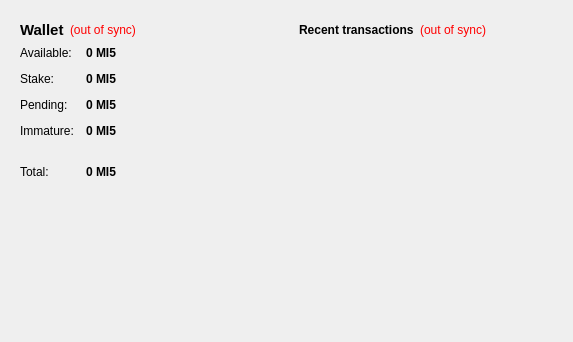
<?xml version="1.0" encoding="UTF-8"?>
<ui version="4.0">
 <class>OverviewPage</class>
 <widget class="QWidget" name="OverviewPage">
  <property name="geometry">
   <rect>
    <x>0</x>
    <y>0</y>
    <width>573</width>
    <height>342</height>
   </rect>
  </property>
  <property name="windowTitle">
   <string>Form</string>
  </property>
  <layout class="QHBoxLayout" name="horizontalLayout" stretch="1,1">
   <item>
    <layout class="QVBoxLayout" name="verticalLayout_2">
     <item>
      <widget class="QFrame" name="frame">
       <property name="styleSheet">
        <string notr="true">border: 0;
</string>
       </property>
       <property name="frameShape">
        <enum>QFrame::StyledPanel</enum>
       </property>
       <property name="frameShadow">
        <enum>QFrame::Raised</enum>
       </property>
       <layout class="QVBoxLayout" name="verticalLayout_4">
        <item>
         <layout class="QHBoxLayout" name="horizontalLayout_4">
          <item>
           <widget class="QLabel" name="label_5">
            <property name="font">
             <font>
              <pointsize>11</pointsize>
              <weight>75</weight>
              <bold>true</bold>
             </font>
            </property>
            <property name="text">
             <string>Wallet</string>
            </property>
           </widget>
          </item>
          <item>
           <widget class="QLabel" name="labelWalletStatus">
            <property name="toolTip">
             <string>The displayed information may be out of date. Your wallet automatically synchronizes with the MI5Coin network after a connection is established, but this process has not completed yet.</string>
            </property>
            <property name="styleSheet">
             <string notr="true">QLabel { color: red; }</string>
            </property>
            <property name="text">
             <string notr="true">(out of sync)</string>
            </property>
            <property name="alignment">
             <set>Qt::AlignLeading|Qt::AlignLeft|Qt::AlignVCenter</set>
            </property>
           </widget>
          </item>
          <item>
           <spacer name="horizontalSpacer_2">
            <property name="orientation">
             <enum>Qt::Horizontal</enum>
            </property>
            <property name="sizeHint" stdset="0">
             <size>
              <width>40</width>
              <height>20</height>
             </size>
            </property>
           </spacer>
          </item>
         </layout>
        </item>
        <item>
         <layout class="QFormLayout" name="formLayout_2">
          <property name="fieldGrowthPolicy">
           <enum>QFormLayout::AllNonFixedFieldsGrow</enum>
          </property>
          <property name="horizontalSpacing">
           <number>12</number>
          </property>
          <property name="verticalSpacing">
           <number>12</number>
          </property>
          <item row="0" column="0">
           <widget class="QLabel" name="label">
            <property name="text">
             <string>Available:</string>
            </property>
           </widget>
          </item>
          <item row="0" column="1">
           <widget class="QLabel" name="labelBalance">
            <property name="font">
             <font>
              <weight>75</weight>
              <bold>true</bold>
             </font>
            </property>
            <property name="cursor">
             <cursorShape>IBeamCursor</cursorShape>
            </property>
            <property name="toolTip">
             <string>Your current spendable balance</string>
            </property>
            <property name="text">
             <string notr="true">0 MI5</string>
            </property>
            <property name="textInteractionFlags">
             <set>Qt::LinksAccessibleByMouse|Qt::TextSelectableByKeyboard|Qt::TextSelectableByMouse</set>
            </property>
           </widget>
          </item>
          <item row="1" column="0">
           <widget class="QLabel" name="label_6">
            <property name="text">
             <string>Stake:</string>
            </property>
           </widget>
          </item>
          <item row="1" column="1">
           <widget class="QLabel" name="labelStake">
            <property name="font">
             <font>
              <weight>75</weight>
              <bold>true</bold>
             </font>
            </property>
            <property name="cursor">
             <cursorShape>IBeamCursor</cursorShape>
            </property>
            <property name="toolTip">
             <string>Total of coins that was staked, and do not yet count toward the current balance</string>
            </property>
            <property name="text">
             <string notr="true">0 MI5</string>
            </property>
            <property name="textInteractionFlags">
             <set>Qt::LinksAccessibleByMouse|Qt::TextSelectableByKeyboard|Qt::TextSelectableByMouse</set>
            </property>
           </widget>
          </item>
          <item row="2" column="0">
           <widget class="QLabel" name="label_3">
            <property name="text">
             <string>Pending:</string>
            </property>
           </widget>
          </item>
          <item row="2" column="1">
           <widget class="QLabel" name="labelUnconfirmed">
            <property name="font">
             <font>
              <weight>75</weight>
              <bold>true</bold>
             </font>
            </property>
            <property name="cursor">
             <cursorShape>IBeamCursor</cursorShape>
            </property>
            <property name="toolTip">
             <string>Total of transactions that have yet to be confirmed, and do not yet count toward the current balance</string>
            </property>
            <property name="text">
             <string notr="true">0 MI5</string>
            </property>
            <property name="textInteractionFlags">
             <set>Qt::LinksAccessibleByMouse|Qt::TextSelectableByKeyboard|Qt::TextSelectableByMouse</set>
            </property>
           </widget>
          </item>
          <item row="3" column="0">
           <widget class="QLabel" name="labelImmatureText">
            <property name="text">
             <string>Immature:</string>
            </property>
           </widget>
          </item>
          <item row="3" column="1">
           <widget class="QLabel" name="labelImmature">
            <property name="font">
             <font>
              <weight>75</weight>
              <bold>true</bold>
             </font>
            </property>
            <property name="toolTip">
             <string>Mined balance that has not yet matured</string>
            </property>
            <property name="text">
             <string notr="true">0 MI5</string>
            </property>
            <property name="textInteractionFlags">
             <set>Qt::LinksAccessibleByMouse|Qt::TextSelectableByKeyboard|Qt::TextSelectableByMouse</set>
            </property>
           </widget>
          </item>
          <item row="4" column="0" colspan="2">
           <widget class="Line" name="line">
            <property name="orientation">
             <enum>Qt::Horizontal</enum>
            </property>
           </widget>
          </item>
          <item row="5" column="0">
           <widget class="QLabel" name="labelTotalText">
            <property name="text">
             <string>Total:</string>
            </property>
           </widget>
          </item>
          <item row="5" column="1">
           <widget class="QLabel" name="labelTotal">
            <property name="font">
             <font>
              <weight>75</weight>
              <bold>true</bold>
             </font>
            </property>
            <property name="cursor">
             <cursorShape>IBeamCursor</cursorShape>
            </property>
            <property name="toolTip">
             <string>Your current total balance</string>
            </property>
            <property name="text">
             <string notr="true">0 MI5</string>
            </property>
            <property name="textInteractionFlags">
             <set>Qt::LinksAccessibleByMouse|Qt::TextSelectableByKeyboard|Qt::TextSelectableByMouse</set>
            </property>
           </widget>
          </item>
         </layout>
        </item>
       </layout>
      </widget>
     </item>
     <item>
      <spacer name="verticalSpacer">
       <property name="orientation">
        <enum>Qt::Vertical</enum>
       </property>
       <property name="sizeHint" stdset="0">
        <size>
         <width>20</width>
         <height>40</height>
        </size>
       </property>
      </spacer>
     </item>
    </layout>
   </item>
   <item>
    <layout class="QVBoxLayout" name="verticalLayout_3">
     <item>
      <widget class="QFrame" name="frame_2">
       <property name="styleSheet">
        <string notr="true">border: 0;
</string>
       </property>
       <property name="frameShape">
        <enum>QFrame::StyledPanel</enum>
       </property>
       <property name="frameShadow">
        <enum>QFrame::Raised</enum>
       </property>
       <layout class="QVBoxLayout" name="verticalLayout">
        <item>
         <layout class="QHBoxLayout" name="horizontalLayout_2">
          <item>
           <widget class="QLabel" name="label_4">
            <property name="text">
             <string>&lt;b&gt;Recent transactions&lt;/b&gt;</string>
            </property>
           </widget>
          </item>
          <item>
           <widget class="QLabel" name="labelTransactionsStatus">
            <property name="toolTip">
             <string>The displayed information may be out of date. Your wallet automatically synchronizes with the MI5Coin network after a connection is established, but this process has not completed yet.</string>
            </property>
            <property name="styleSheet">
             <string notr="true">QLabel { color: red; }</string>
            </property>
            <property name="text">
             <string notr="true">(out of sync)</string>
            </property>
            <property name="alignment">
             <set>Qt::AlignRight|Qt::AlignTrailing|Qt::AlignVCenter</set>
            </property>
           </widget>
          </item>
          <item>
           <spacer name="horizontalSpacer">
            <property name="orientation">
             <enum>Qt::Horizontal</enum>
            </property>
            <property name="sizeHint" stdset="0">
             <size>
              <width>40</width>
              <height>20</height>
             </size>
            </property>
           </spacer>
          </item>
         </layout>
        </item>
        <item>
         <widget class="QListView" name="listTransactions">
          <property name="styleSheet">
           <string notr="true">QListView { background: transparent; }</string>
          </property>
          <property name="frameShape">
           <enum>QFrame::NoFrame</enum>
          </property>
          <property name="verticalScrollBarPolicy">
           <enum>Qt::ScrollBarAlwaysOff</enum>
          </property>
          <property name="horizontalScrollBarPolicy">
           <enum>Qt::ScrollBarAlwaysOff</enum>
          </property>
          <property name="selectionMode">
           <enum>QAbstractItemView::NoSelection</enum>
          </property>
         </widget>
        </item>
       </layout>
      </widget>
     </item>
     <item>
      <spacer name="verticalSpacer_2">
       <property name="orientation">
        <enum>Qt::Vertical</enum>
       </property>
       <property name="sizeHint" stdset="0">
        <size>
         <width>20</width>
         <height>40</height>
        </size>
       </property>
      </spacer>
     </item>
    </layout>
   </item>
  </layout>
 </widget>
 <resources/>
 <connections/>
</ui>
